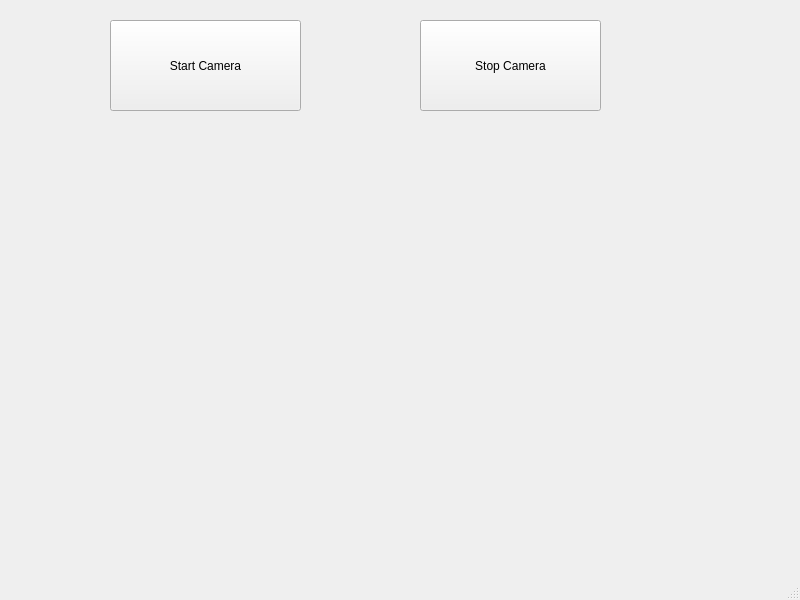
<?xml version="1.0" encoding="UTF-8"?>
<ui version="4.0">
 <class>MainWindow</class>
 <widget class="QMainWindow" name="MainWindow">
  <property name="geometry">
   <rect>
    <x>0</x>
    <y>0</y>
    <width>800</width>
    <height>600</height>
   </rect>
  </property>
  <property name="windowTitle">
   <string>MainWindow</string>
  </property>
  <widget class="QWidget" name="centralwidget">
   <widget class="QPushButton" name="pushButton">
    <property name="geometry">
     <rect>
      <x>110</x>
      <y>20</y>
      <width>191</width>
      <height>91</height>
     </rect>
    </property>
    <property name="text">
     <string>Start Camera</string>
    </property>
   </widget>
   <widget class="QPushButton" name="pushButton_2">
    <property name="geometry">
     <rect>
      <x>420</x>
      <y>20</y>
      <width>181</width>
      <height>91</height>
     </rect>
    </property>
    <property name="text">
     <string>Stop Camera</string>
    </property>
   </widget>
   <widget class="QWidget" name="centralWidget" native="true">
    <property name="geometry">
     <rect>
      <x>120</x>
      <y>170</y>
      <width>501</width>
      <height>341</height>
     </rect>
    </property>
   </widget>
  </widget>
  <widget class="QMenuBar" name="menubar">
   <property name="geometry">
    <rect>
     <x>0</x>
     <y>0</y>
     <width>800</width>
     <height>23</height>
    </rect>
   </property>
  </widget>
  <widget class="QStatusBar" name="statusbar"/>
 </widget>
 <resources/>
 <connections/>
</ui>
